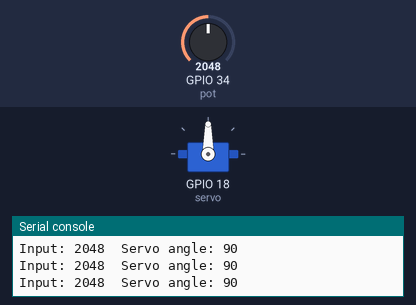
This program was run on a simulated ESP32 board running MicroPython. On the bench: servo, the last lines printed to the serial console. Inputs (shaded band) come from the test bench; at power-on: GPIO 34 (pot) = 2048 (analog values on the 0–4095 scale). Library files of the repository ran but are not shown: 1 file(s).

Above: at 1.2 s.
1.3 s: GPIO 34 (pot) set to 2866
At 1.7 s:
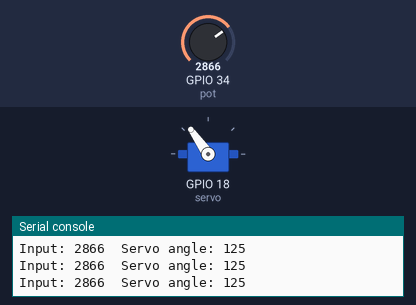
2.8 s: GPIO 34 (pot) set to 3603
At 4.0 s:
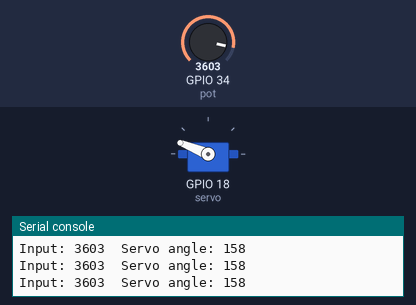
4.3 s: GPIO 34 (pot) set to 4095
At 5.5 s:
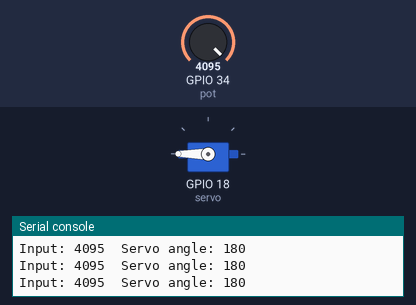
5.8 s: GPIO 34 (pot) set to 1228
At 7.0 s:
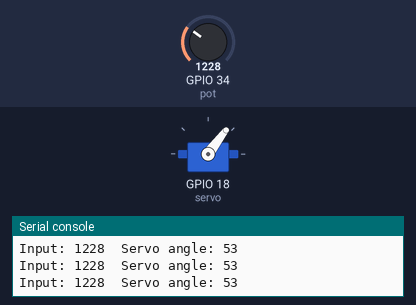
7.3 s: GPIO 34 (pot) set to 491
At 8.4 s:
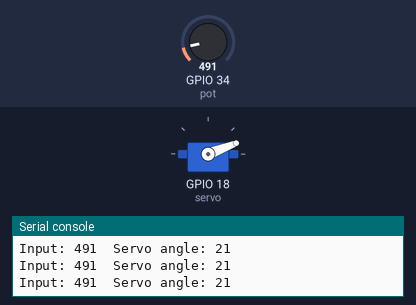
8.8 s: GPIO 34 (pot) set to 0
At 9.8 s:
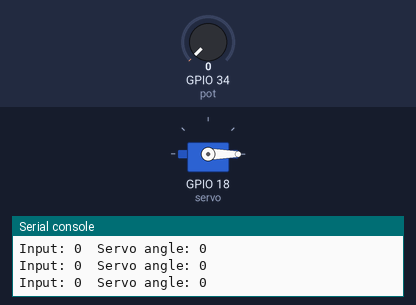
Timing chart, 0 to 11.3 s (numbered marks = the images above; inputs shaded):
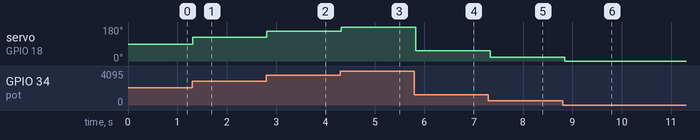

Measured:
- after the input at 1.3 s, servo on GPIO 18 (servo): 90° → 125° at once
- after the input at 2.8 s, servo on GPIO 18 (servo): 125° → 158° at once
- after the input at 4.3 s, servo on GPIO 18 (servo): 158° → 180° at once
- after the input at 5.8 s, servo on GPIO 18 (servo): 180° → 53° at once
- after the input at 7.3 s, servo on GPIO 18 (servo): 53° → 21° at once
- after the input at 8.8 s, servo on GPIO 18 (servo): 21° → 0° at once

The program:

main.py
```python
''' IMPORTS '''

from machine import Pin, ADC
from time import sleep

try:
    from servo import Servo
except ImportError:
    from wifi_utils import connect
    connect("UCSD-Conferences", "Conferences2024")
    mip.install('github:pvanallen/esp32-getstarted/examples/servo.py')
    from servo import Servo

''' MAIN '''

def main():
    pot = ADC(Pin(34))
    pot.atten(ADC.ATTN_11DB)       #Full range: 3.3v

    servo = Servo(18)

    while True:
      pot_value = pot.read()
      degrees = int(180.0 / 4095.0 * pot_value)
      print(f"Input: {pot_value}\tServo angle: {degrees}")
      servo.write_angle(degrees)
      sleep(0.1)


if __name__=='__main__':
    main()
```
